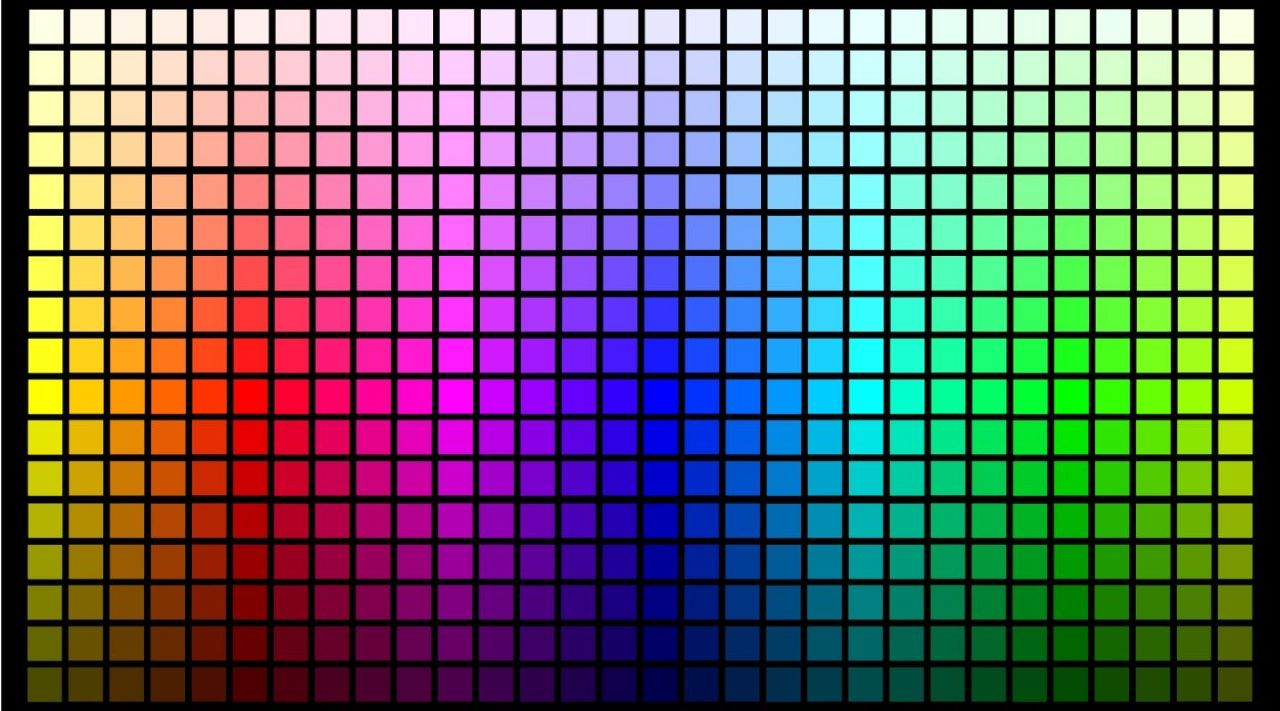
#> input picture Color-Detection-System-/Image.jpg, 1280 x 711 px
$ python clr_detection.py
#> lines starting #> are read from the running program, lines starting #| are printed output that depends on the picture
import cv2
import numpy as np
import pandas as pd

img_path =input("Enter image path:")
#> the answer given: Image.jpg
img = cv2.imread(img_path)
#> img is the input picture: shape (711, 1280, 3); mean B, G, R 95.8, 94.6, 95.3
img=cv2.resize(img,(700,500))
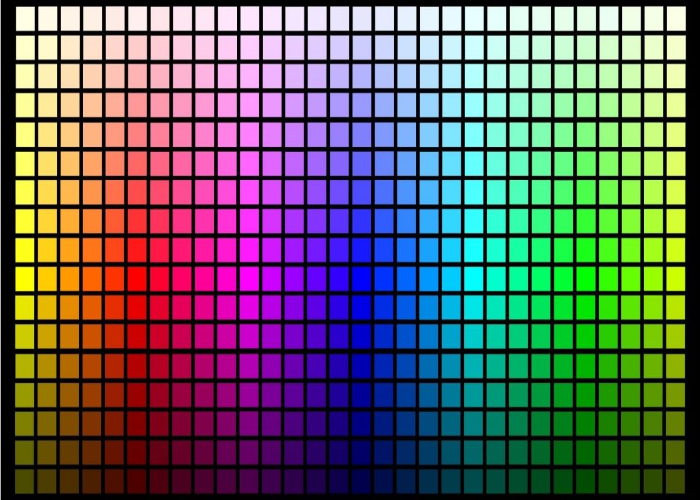
#> img: shape (500, 700, 3); mean B, G, R 95.8, 94.6, 95.3

clicked = False
r = g = b = xpos = ypos = 0

index=["color","color_name","hex","R","G","B"]
csv = pd.read_csv('colors.csv', names=index, header=None)
#> (reads Color-Detection-System-/colors.csv from the repository)

def getColorName(R,G,B):
    minimum = 10000
    for i in range(len(csv)):
        d = abs(R- int(csv.loc[i,"R"])) + abs(G- int(csv.loc[i,"G"]))+ abs(B- int(csv.loc[i,"B"]))
        if(d<=minimum):
            minimum = d
            cname = csv.loc[i,"color_name"]
    return cname

def draw_function(event, x,y,flags,param):
    if event == cv2.EVENT_LBUTTONDBLCLK:
        global b,g,r,xpos,ypos, clicked
        clicked = True
        xpos = x
        ypos = y
        b,g,r = img[y,x]
        b = int(b)
        g = int(g)
        r = int(r)
cv2.namedWindow('COLOUR DETECTION')
cv2.setMouseCallback('COLOUR DETECTION',draw_function)

while(1):

    cv2.imshow("COLOUR DETECTION",img)
    if (clicked):

        cv2.rectangle(img,(20,20), (750,60), (b,g,r), -1)

        text = getColorName(r,g,b) + ' R='+ str(r) +  ' G='+ str(g) +  ' B='+ str(b)

        cv2.putText(img, text,(50,50),2,0.8,(255,255,255),2,cv2.LINE_AA)

        if(r+g+b>=600):
            cv2.putText(img, text,(50,50),2,0.8,(0,0,0),2,cv2.LINE_AA)

        clicked=False

    if cv2.waitKey(20) & 0xFF ==27:
#> (key Esc is pressed here)
        break

cv2.destroyAllWindows()
